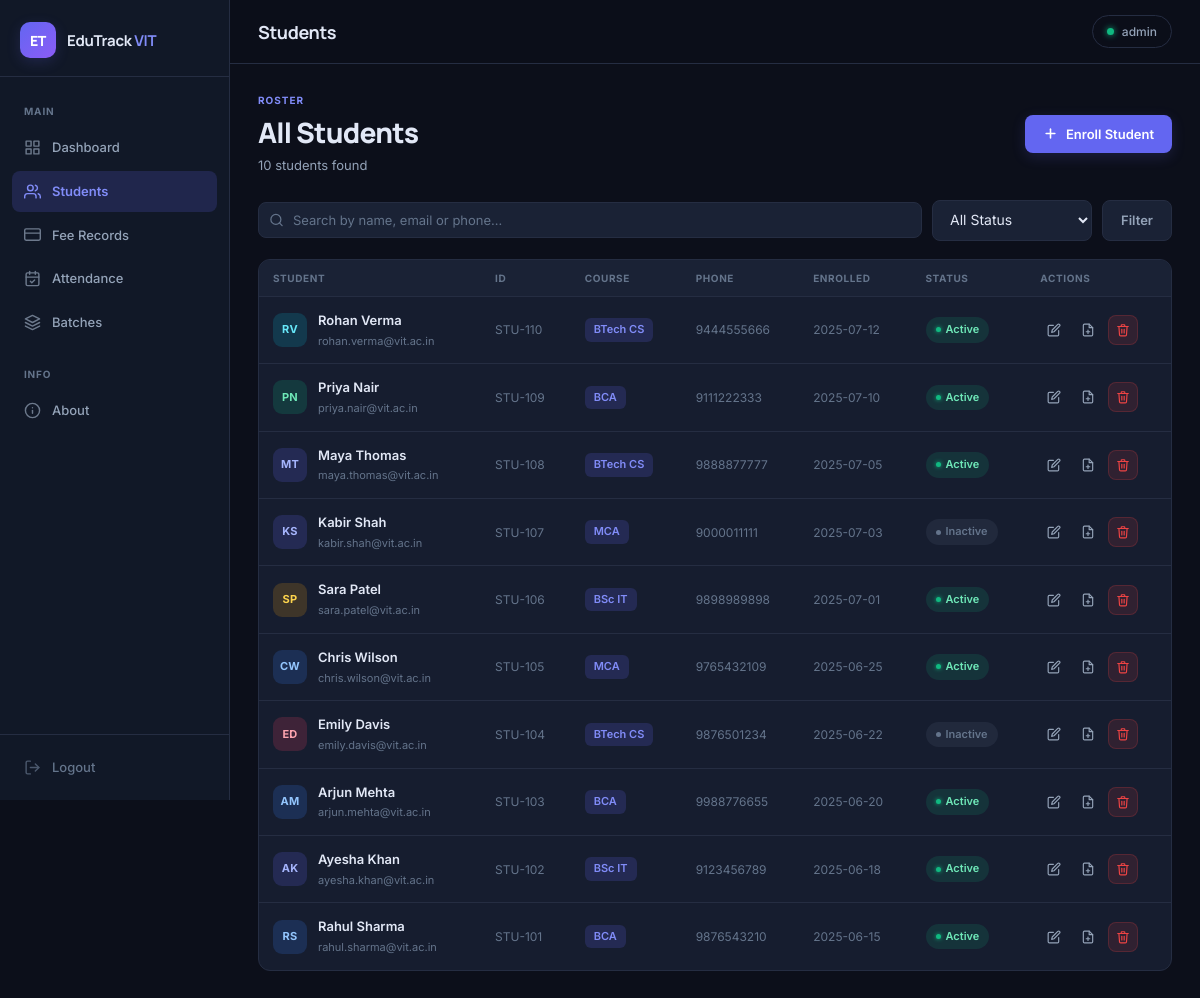
The app's page /students (signed in) with its own data.
### tables this page shows
CREATE TABLE admins (
        id            INTEGER PRIMARY KEY AUTOINCREMENT,
        username      TEXT    NOT NULL UNIQUE,
        password_hash TEXT    NOT NULL
    );

CREATE TABLE students (
        id              INTEGER PRIMARY KEY AUTOINCREMENT,
        name            TEXT    NOT NULL,
        email           TEXT    NOT NULL UNIQUE,
        phone           TEXT,
        gender          TEXT,
        course_id       INTEGER NOT NULL,
        date_of_birth   TEXT,
        enrollment_date TEXT    DEFAULT CURRENT_DATE,
        status          TEXT    NOT NULL DEFAULT 'Active',
        FOREIGN KEY (course_id) REFERENCES courses(id)
    );

CREATE TABLE courses (
        id   INTEGER PRIMARY KEY AUTOINCREMENT,
        name TEXT    NOT NULL UNIQUE
    );

### app.py (the view)
@app.route("/students")
@login_required
def students():
    search = request.args.get("q", "").strip()
    status = request.args.get("status", "")
    roster = _fetch_students(search or None, status or None)
    return render_template("students.html", students=roster, search=search, status=status)

### app.py (called while the page is built)
@login_manager.user_loader
def load_user(user_id):
    conn = get_db_connection()
    row = conn.execute(
        "SELECT id, username FROM admins WHERE id = ?", (user_id,)
    ).fetchone()
    conn.close()
    if row:
        return AdminUser(row["id"], row["username"])
    return None

def _avatar(name: str) -> tuple[str, str]:
    parts = name.split()
    initials = (parts[0][0] + (parts[-1][0] if len(parts) > 1 else "")).upper()
    color = _AVATAR_COLORS[abs(hash(name)) % len(_AVATAR_COLORS)]
    return initials, color

def _enrich(rows) -> list[dict]:
    result = []
    for row in rows:
        d = dict(row)
        d["avatar"], d["color"] = _avatar(d["name"])
        d["display_id"] = f"STU-{d['id'] + 100}"
        result.append(d)
    return result

def _fetch_students(search=None, status=None) -> list[dict]:
    conn = get_db_connection()
    q = """
        SELECT s.id, s.name, s.email, s.phone, s.gender,
               s.status, s.enrollment_date, c.name AS course
        FROM students s LEFT JOIN courses c ON s.course_id = c.id
        WHERE 1=1
    """
    params: list = []
    if search:
        q += " AND (s.name LIKE ? OR s.email LIKE ? OR s.phone LIKE ?)"
        params += [f"%{search}%"] * 3
    if status:
        q += " AND s.status = ?"
        params.append(status)
    q += " ORDER BY s.id DESC"
    rows = conn.execute(q, params).fetchall()
    conn.close()
    return _enrich(rows)

### database.py (called while the page is built)
def get_db_connection():
    connection = sqlite3.connect(DATABASE)
    connection.row_factory = sqlite3.Row
    connection.execute(
        "PRAGMA foreign_keys = ON"
        )
    return connection

### templates/students.html (shortened to what this page needs)
{% extends "base.html" %}
{% block page_title %}Students{% endblock %}
{% block content %}
<div class="page-header">
  <div class="page-header-left">
    <div class="page-eyebrow">Roster</div>
    <h1 class="page-h1">All Students</h1>
    <p class="page-sub">{{ students | length }} student{{ '' if students | length == 1 else 's' }} found</p>
  </div>
  <a href="{{ url_for('add_student') }}" class="btn btn-primary">
    <svg width="15" height="15" viewBox="0 0 24 24" fill="none" stroke="currentColor" stroke-width="2.5" stroke-linecap="round" stroke-linejoin="round">
      <line x1="12" y1="5" x2="12" y2="19"/><line x1="5" y1="12" x2="19" y2="12"/>
    </svg>
    Enroll Student
  </a>
</div>
<form method="get" class="filter-bar">
  <div class="search-wrap">
    <input
      class="search-input"
      id="q"
      name="q"
      type="search"
      placeholder="Search by name, email or phone…"
      value="{{ search }}"
    >
  </div>
  <select class="form-control" name="status" style="width:160px;" onchange="this.form.submit()">
    <option value="">All Status</option>
  </select>
  <button class="btn btn-secondary" type="submit">Filter</button>
</form>
<div class="card" style="padding:0; overflow:hidden;">
  {% if students %}
  <div class="table-wrap">
    <table>
      <thead>
        <tr>
          <th>Student</th>
          <th>ID</th>
          <th>Course</th>
          <th>Phone</th>
          <th>Enrolled</th>
          <th>Status</th>
          <th>Actions</th>
        </tr>
      </thead>
      <tbody>
        {% for s in students %}
        <tr>
          <td>
            <div class="student-cell">
              <span class="avatar av-{{ s.color }}">{{ s.avatar }}</span>
              <div>
                <div class="student-name">{{ s.name }}</div>
                <div class="student-email">{{ s.email }}</div>
              </div>
            </div>
          </td>
          <td class="td-muted">{{ s.display_id }}</td>
          <td><span class="course-badge">{{ s.course or '—' }}</span></td>
          <td class="td-muted">{{ s.phone or '—' }}</td>
          <td class="td-muted">{{ s.enrollment_date or '—' }}</td>
          <td>
            <span class="badge badge-{{ s.status | lower }}">{{ s.status }}</span>
          </td>
          <td>
            <div class="td-actions">
              <a href="{{ url_for('edit_student', student_id=s.id) }}"
                 class="btn btn-ghost btn-sm btn-icon"
                 title="Edit">
                <svg width="14" height="14" viewBox="0 0 24 24" fill="none" stroke="currentColor" stroke-width="2" stroke-linecap="round" stroke-linejoin="round">
                  <path d="M11 4H4a2 2 0 0 0-2 2v14a2 2 0 0 0 2 2h14a2 2 0 0 0 2-2v-7"/>
                  <path d="M18.5 2.5a2.121 2.121 0 0 1 3 3L12 15l-4 1 1-4 9.5-9.5z"/>
                </svg>
              </a>
              <a href="{{ url_for('student_pdf', student_id=s.id) }}"
                 class="btn btn-ghost btn-sm btn-icon"
                 title="Download PDF">
              </a>
              <form method="post" action="{{ url_for('delete_student', student_id=s.id) }}"
                    onsubmit="return confirm('Remove {{ s.name }}? This cannot be undone.')">
                <button class="btn btn-danger btn-sm btn-icon" type="submit" title="Delete">
                </button>
              </form>
            </div>
          </td>
        </tr>
        {% endfor %}
      </tbody>
    </table>
  </div>
  {% endif %}
</div>
{% endblock %}

### templates/base.html (shortened to what this page needs)
<!DOCTYPE html>
<html lang="en">
<head>
  <link rel="stylesheet" href="{{ url_for('static', filename='style.css') }}">
</head>
<body>
{% if current_user.is_authenticated %}
<aside class="sidebar">
  <a href="{{ url_for('dashboard') }}" class="sidebar-logo">
    <span class="logo-icon">ET</span>
    <span class="logo-text">EduTrack <span>VIT</span></span>
  </a>
  <nav class="sidebar-nav">
    <span class="nav-section-label">Main</span>
    <a href="{{ url_for('dashboard') }}"
       class="nav-item {% if request.endpoint == 'dashboard' %}active{% endif %}">
      <svg viewBox="0 0 24 24" fill="none" stroke="currentColor" stroke-width="2" stroke-linecap="round" stroke-linejoin="round">
        <rect x="3" y="3" width="7" height="7"/><rect x="14" y="3" width="7" height="7"/>
        <rect x="14" y="14" width="7" height="7"/><rect x="3" y="14" width="7" height="7"/>
      </svg>
      <span>Dashboard</span>
    </a>
    <a href="{{ url_for('students') }}"
       class="nav-item {% if request.endpoint in ['students','add_student','edit_student','student_pdf'] %}active{% endif %}">
      <svg viewBox="0 0 24 24" fill="none" stroke="currentColor" stroke-width="2" stroke-linecap="round" stroke-linejoin="round">
        <path d="M17 21v-2a4 4 0 0 0-4-4H5a4 4 0 0 0-4 4v2"/>
        <circle cx="9" cy="7" r="4"/>
        <path d="M23 21v-2a4 4 0 0 0-3-3.87"/>
        <path d="M16 3.13a4 4 0 0 1 0 7.75"/>
      </svg>
      <span>Students</span>
    </a>
    <a href="{{ url_for('fees') }}"
       class="nav-item {% if request.endpoint in ['fees','add_fee'] %}active{% endif %}">
      <svg viewBox="0 0 24 24" fill="none" stroke="currentColor" stroke-width="2" stroke-linecap="round" stroke-linejoin="round">
        <rect x="1" y="4" width="22" height="16" rx="2" ry="2"/>
        <line x1="1" y1="10" x2="23" y2="10"/>
      </svg>
      <span>Fee Records</span>
    </a>
    <a href="{{ url_for('attendance') }}"
       class="nav-item {% if request.endpoint in ['attendance','mark_attendance'] %}active{% endif %}">
      <span>Attendance</span>
    </a>
    <a href="{{ url_for('batches') }}"
       class="nav-item {% if request.endpoint in ['batches','add_batch'] %}active{% endif %}">
      <svg viewBox="0 0 24 24" fill="none" stroke="currentColor" stroke-width="2" stroke-linecap="round" stroke-linejoin="round">
        <polygon points="12 2 2 7 12 12 22 7 12 2"/>
        <polyline points="2 17 12 22 22 17"/>
        <polyline points="2 12 12 17 22 12"/>
      </svg>
      <span>Batches</span>
    </a>
    <span class="nav-section-label" style="margin-top:8px;">Info</span>
    <a href="{{ url_for('about') }}"
       class="nav-item {% if request.endpoint == 'about' %}active{% endif %}">
      <svg viewBox="0 0 24 24" fill="none" stroke="currentColor" stroke-width="2" stroke-linecap="round" stroke-linejoin="round">
        <circle cx="12" cy="12" r="10"/>
        <line x1="12" y1="8" x2="12" y2="8"/>
        <line x1="12" y1="12" x2="12" y2="16"/>
      </svg>
      <span>About</span>
    </a>
  </nav>
  <div class="sidebar-footer">
    <a href="{{ url_for('logout') }}" class="nav-item nav-logout">
      <svg viewBox="0 0 24 24" fill="none" stroke="currentColor" stroke-width="2" stroke-linecap="round" stroke-linejoin="round">
        <path d="M9 21H5a2 2 0 0 1-2-2V5a2 2 0 0 1 2-2h4"/>
        <polyline points="16 17 21 12 16 7"/>
        <line x1="21" y1="12" x2="9" y2="12"/>
      </svg>
      <span>Logout</span>
    </a>
  </div>
</aside>
<div class="main-wrap">
  <header class="topbar">
    <h1 class="page-title">{% block page_title %}{% endblock %}</h1>
    <div class="topbar-right">
      <div class="admin-badge">
        <span class="admin-dot"></span>
        {{ current_user.username }}
      </div>
    </div>
  </header>
  <main class="content">
    {% block content %}{% endblock %}
  </main>
</div>
{% endif %}
</body>
</html>

### records on screen
admins: username "admin"
students: avatar "RV", name "Rohan Verma", email "rohan.verma@vit.ac.in", display_id "STU-110", name "BTech CS", phone "9444555666", enrollment_date "2025-07-12", status "Active"
students: avatar "PN", name "Priya Nair", email "priya.nair@vit.ac.in", display_id "STU-109", name "BCA", phone "9111222333", enrollment_date "2025-07-10", status "Active"
students: avatar "MT", name "Maya Thomas", email "maya.thomas@vit.ac.in", display_id "STU-108", name "BTech CS", phone "9888877777", enrollment_date "2025-07-05", status "Active"
students: avatar "KS", name "Kabir Shah", email "kabir.shah@vit.ac.in", display_id "STU-107", name "MCA", phone "9000011111", enrollment_date "2025-07-03", status "Inactive"
students: avatar "SP", name "Sara Patel", email "sara.patel@vit.ac.in", display_id "STU-106", name "BSc IT", phone "9898989898", enrollment_date "2025-07-01", status "Active"
students: avatar "CW", name "Chris Wilson", email "chris.wilson@vit.ac.in", display_id "STU-105", name "MCA", phone "9765432109", enrollment_date "2025-06-25", status "Active"
students: avatar "ED", name "Emily Davis", email "emily.davis@vit.ac.in", display_id "STU-104", name "BTech CS", phone "9876501234", enrollment_date "2025-06-22", status "Inactive"
students: avatar "AM", name "Arjun Mehta", email "arjun.mehta@vit.ac.in", display_id "STU-103", name "BCA", phone "9988776655", enrollment_date "2025-06-20", status "Active"
students: avatar "AK", name "Ayesha Khan", email "ayesha.khan@vit.ac.in", display_id "STU-102", name "BSc IT", phone "9123456789", enrollment_date "2025-06-18", status "Active"
students: avatar "RS", name "Rahul Sharma", email "rahul.sharma@vit.ac.in", display_id "STU-101", name "BCA", phone "9876543210", enrollment_date "2025-06-15", status "Active"

### other values on screen
{{ students | length }} "10"
{{ '' if students | length == 1 else 's' }} "s"
